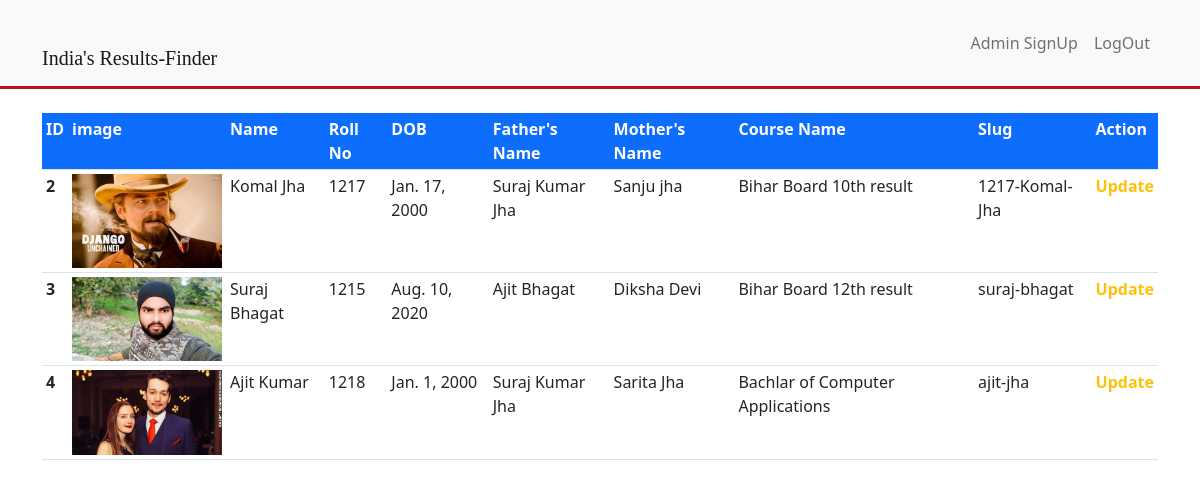
The app's page /admins/view_stu_detail/ (signed in) with its own data.
### result/models.py (models this page shows, shortened)
class Student_detail(models.Model):
    name = models.CharField(max_length=30)
    image = models.ImageField(upload_to='photo/')
    roll_no = models.IntegerField()
    date_of_birth = models.DateField()
    fathers_name = models.CharField(max_length=40)
    mothers_name = models.CharField(max_length=30)
    course = models.ForeignKey(Course,on_delete=models.CASCADE)
    hindi = models.IntegerField()
    sanskrit = models.IntegerField()
    math = models.IntegerField()
    scielce = models.IntegerField()
    social_scielce = models.IntegerField()
    english = models.IntegerField()
    slug = models.SlugField()

class Course(models.Model):
    course_name = models.CharField(max_length=100)
    course_description = models.TextField()
    board = models.ForeignKey(Board,on_delete=models.CASCADE)
    slug = models.SlugField()

### result/views.py (the view)
# urls.py: path('admins/view_stu_detail/',view_stu_detail,name='view_stu_detail'),
@login_required(login_url='login')
def view_stu_detail(request):
    context = {
        'v_stu_detail':Student_detail.objects.all()
    }
    return render(request,'admins/view_stu_detail.html',context)

### result/templates/admins/view_stu_detail.html
{% extends 'base.html' %}
{% block content %}
<div class="container">
    <div class="row">
        <div class="col-lg-12 mt-2">
            <table class="table table-sm table-hover">
                <tr class="bg-primary text-white">
                    <th>ID</th>
                    <th>image</th>
                    <th>Name</th>
                    <th>Roll No</th>
                    <th>DOB</th>
                    <th>Father's Name</th>
                    <th>Mother's Name</th>
                    <th>Course Name</th>
                    <th>Slug</th>
                    <th>Action</th>
                </tr>
                {% for foo in v_stu_detail %}
                    <tr>
                        <td class="fw-bold">{{ foo.id }}</td>
                        <td><img src="{{ foo.image.url }}" width="150px" alt=""></td>
                        <td>{{ foo.name }}</td>
                        <td>{{ foo.roll_no }}</td>
                        <td>{{ foo.date_of_birth }}</td>
                        <td>{{ foo.fathers_name }}</td>
                        <td>{{ foo.mothers_name }}</td>
                        <td>{{ foo.course.course_name }}</td>
                        <td>{{ foo.slug }}</td>
                        <td class="fw-bolder text-warning">Update</td>
                    </tr>
                {% endfor %}
            </table>
        </div>
{% endblock %}

### records on screen
Student_detail: id "2", image (picture), name "Komal Jha", roll_no "1217", date_of_birth "Jan. 17, 2000", fathers_name "Suraj Kumar Jha", mothers_name "Sanju jha", course.course_name "Bihar Board 10th result", slug "1217-Komal-Jha"
Student_detail: id "3", image (picture), name "Suraj Bhagat", roll_no "1215", date_of_birth "Aug. 10, 2020", fathers_name "Ajit Bhagat", mothers_name "Diksha Devi", course.course_name "Bihar Board 12th result", slug "suraj-bhagat"
Student_detail: id "4", image (picture), name "Ajit Kumar", roll_no "1218", date_of_birth "Jan. 1, 2000", fathers_name "Suraj Kumar Jha", mothers_name "Sarita Jha", course.course_name "Bachlar of Computer Applications", slug "ajit-jha"
